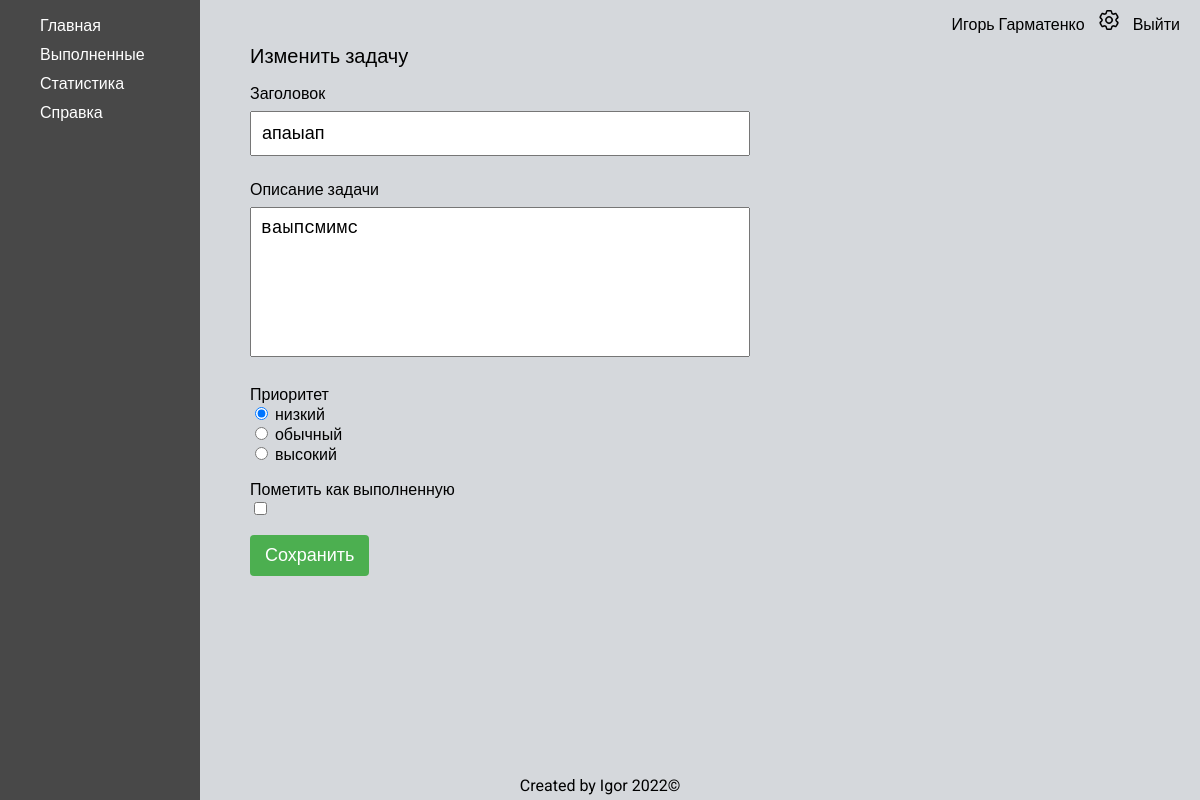
Page /task-edit/36 (signed in) on the committed database.
### ToDo/models.py (models this page shows, shortened)
class CustomUser(AbstractUser):
    avatar = models.ImageField(
        blank=True,
        verbose_name='Avatar',
        upload_to=f'images/',
        default='../static/ToDo/images/default.png'
    )
    date_of_birth = models.DateField(blank=True, null=True)

class Task(models.Model):
    PRIORITY_LEVEL = (('L', 'низкий'),
                      ('M', 'обычный'),
                      ('H', 'высокий'),
                      )
    user = models.ForeignKey(settings.AUTH_USER_MODEL, on_delete=models.CASCADE, null=True, blank=True)
    title = models.CharField(max_length=200)
    descr = models.CharField(max_length=500)
    priority = models.CharField(max_length=10, choices=PRIORITY_LEVEL, default='medium')
    is_finished = models.BooleanField(default=False)
    created_at = models.DateTimeField(auto_now_add=True)
    complated_at = models.DateTimeField(auto_now=True)
    class Meta:
        ordering = ['-created_at']

### ToDo/views.py (the view)
# urls.py: path('task-edit/<int:pk>', TaskEdit.as_view(), name='task-edit'),
class TaskEdit(UpdateView):
    template_name = 'ToDo/task-edit.html'
    model = Task
    form_class = TaskEditForm
    success_url = reverse_lazy('home')
    def get_context_data(self, *, object_list=None, **kwargs):
        context = super().get_context_data(**kwargs)
        context['menu'] = home_menu
        context['title'] = 'Редактирование задачи'
        return context

### ToDo/forms.py
class TaskEditForm(forms.ModelForm):
    class Meta:
        model = Task
        fields = ('title', 'descr', 'priority', 'is_finished')
        widgets = {
            'title': forms.TextInput(attrs={'class': 'create__task-input'}),
            'descr': forms.Textarea(attrs={'class': 'create__task-input-textarea'}),
            'priority': forms.RadioSelect(attrs={'class': 'sort__select'})
        }
        labels = {
            'title': 'Заголовок',
            'descr': 'Описание задачи',
            'priority': 'Приоритет',
            'is_finished': 'Пометить как выполненную'
        }

### ToDo/templates/ToDo/task-edit.html (shortened to what this page needs)
{% extends 'ToDo/home_base.html' %}
{% block rightbar %}
    <div class="create__task-form">
        <div class="create__task-title">Изменить задачу</div>
        <form method="post" enctype="multipart/form-data">
            {% for field in form %}
                <p>
                    <div>{{ field.label }}</div>
                    <div>{{ field }}</div>
                </p>
            {% endfor%}
            <input type="submit" class="create__task-btn mini" value="Сохранить">
        </form>
    </div>
{% endblock %}

### ToDo/templates/ToDo/home_base.html (shortened to what this page needs)
{% extends 'ToDo/base.html' %}
{% load static %}
{% block content %}
    <div class="main">
        <div  class="leftbar">
            <ul class="home_menu">
                {% for key, item in menu.items %}
                    {% url key as url %}
                    <li class="home_menu__item {% if request.path == url %}active{%endif %}">
                        <a href="{% url key %}">{{ item }}</a>
                    </li>
                {% endfor %}
            </ul>
        </div>
        <div  class="rightbar">
            <div class="home_nav">
                <div class="home_info">
                    {% if request.user.is_authenticated %}
                        <span>{{ user.first_name }} {{ user.last_name }}</span>
                        <a href="{% url 'user_settings' %}">
                            <img class="settings__icon" src="{% static 'ToDo/images/setting.png' %}" alt="settings">
                        </a>
                        <a href="{% url 'logout' %}">Выйти</a>
                    {% endif %}
                </div>
            </div>
            {% block rightbar %}
            {% endblock %}
        </div>
    </div>
{% endblock %}

### ToDo/static/ToDo/css/style.css (style rules this page uses)
html { font-family: 'Roboto', sans-serif; background-image: url(../images/index_background.webp); background-repeat: no-repeat; background-position: center center; background-attachment: fixed; -webkit-background-size: cover; -moz-background-size: cover; -o-background-size: cover; background-size: cover; }
body { margin: 0; }
.main { display: flex; }
.leftbar { width: 10%; min-width: 200px; background-color: #484848; display: flex; flex-direction: column; min-height: 100vh; }
.rightbar { width: 90%; background-color: #D5D8DC; min-height: 100vh; }
.settings__icon { margin: 0 10px; width: 20px; height: 20px; }
.home_menu { display: flex; flex-direction: column; align-items: flex-start; }
.home_menu__item { list-style-type: none; margin-bottom: 10px; display: block; }
.home_menu__item a { text-decoration: none; color: white; list-style-type: none; }
.home_nav { display: flex; justify-content: space-between; padding: 10px 20px; }
.home_info a { text-decoration: none; color: black; }
.create__task-btn { margin-left: 50px; background-color: #4CAF50; border: none; color: white; padding: 15px 32px; text-align: center; text-decoration: none; display: inline-block; font-size: 18px; border-radius: 4px; -webkit-transition-duration: 0.4s; transition-duration: 0.4s; }
.create__task-form { display: block; margin-left: 50px; }
.create__task-title { font-size: 20px; }
.mini { margin-left: 0; padding: 10px 15px; }
.create__task-input { width: 500px; padding: 10px 10px; margin: 8px 0; box-sizing: border-box; font-size: 18px; }
.create__task-input-textarea { height: 150px; width: 500px; padding: 10px 10px; margin: 8px 0; box-sizing: border-box; font-size: 18px; resize: none; }

### rows in the picture
CustomUser: first_name "Игорь", last_name "Гарматенко"
Task: form "апаыап" "ваыпсмимс" "☑ низкий ☐ обычный ☐ высокий"

### other values in the picture
{{ item }} "Главная" "Выполненные" "Статистика" "Справка"
{{ field.label }} "Заголовок" "Описание задачи" "Приоритет" "Пометить как выполненную"
